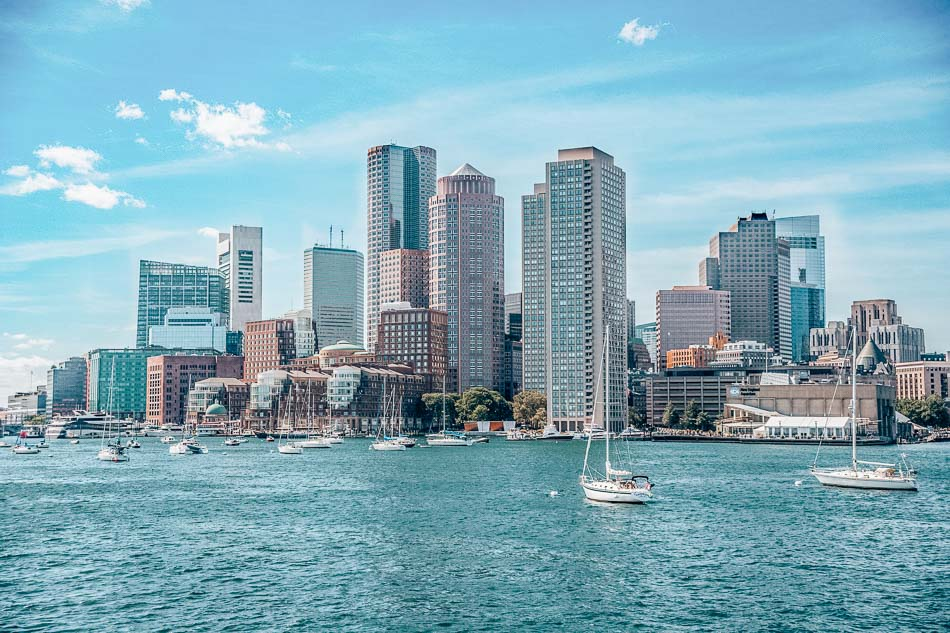
#> input picture ai-f20-m4/6. Computer Vision/03. Histograms, transformations and Bitwise ops/img/day3.jpg, 950 x 633 px, found by its file name
$ jupyter execute --allow-errors Histograms.ipynb   (shell and % lines are left out)
#> lines starting #> are read from the running program, lines starting #| are printed output that depends on the picture
#> further down, img_temp is the input picture: shape (633, 950, 3); mean B, G, R 186.1, 171.7, 129.5
# Computer Vision Histograms

### Import statements

[cell 1]
import cv2
import numpy as np

## Histograms

[cell 2]
# Load some images, calculate and plot their color histograms, one color at the time
# try it with different color spaces BGR, HSV, etc
names = [ 'day3.jpg', 'night3.png','day4.jpg', 'night4.jpg', 'day1.jpg', 'night1.jpg', 'day2.jpg', 'night2.jpg']
img_vect_BGR = []
img_vect_HSV = []
img_vect_RGB = []
#> (the rest of this cell did not finish here and is left out)

[Hint](# "cv2.calcHist")

[cell 3]
# Now try to plot all 3 channels at the same time, does the histogram give you an idea of what the image looks like?
import matplotlib.pyplot as plt
def plot_hist(image, name, channels = 'bgr'):
  if channels == 'bgr':
    colors = ['b','g','r']
  elif channels == 'rgb':
    image = cv2.cvtColor(image, cv2.COLOR_BGR2RGB)
    colors = ['r','g','b']
  for i, color in enumerate(colors):
    hist = cv2.calcHist([image], [i], None, [255], [0,255])
    plt.title(name)
    plt.plot(hist, color=color)
    plt.xlim(0,256)
  plt.show()

for i,k, name in zip(img_vect_BGR, img_vect_RGB, names):
  plot_hist(i, name,'bgr')
  plot_hist(k, name,'rgb')
#> this loop made 1 pass
#> name on pass 1: 'day3.jpg'
#> pass 1, in plot_hist, `plt.show()`:
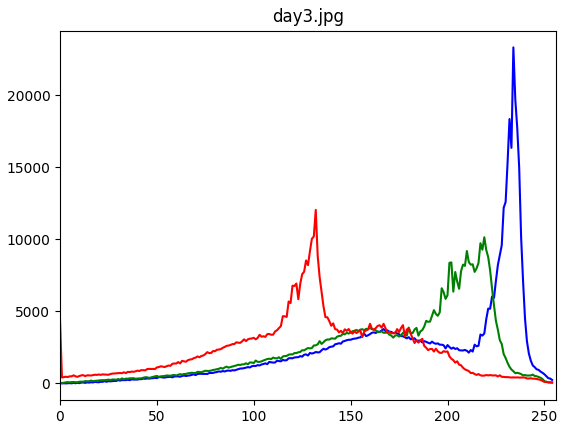
#> figure drawn by matplotlib, 1 panel; curve peaks at x = 234, y = 23341; curve peaks at x = 219, y = 10153; curve peaks at x = 132, y = 12051
#> pass 1, in plot_hist (call 2), `plt.show()`:
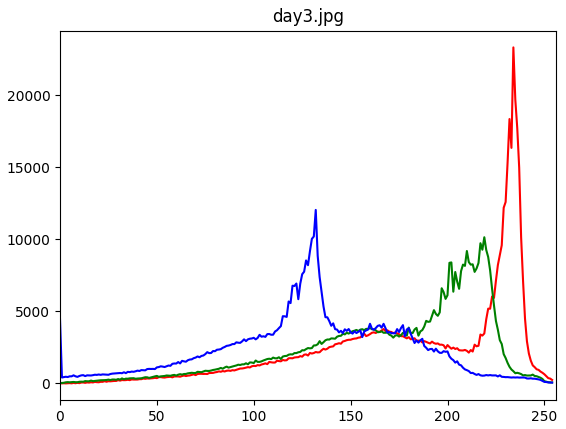
#> figure drawn by matplotlib, 1 panel; curve peaks at x = 234, y = 23341; curve peaks at x = 219, y = 10153; curve peaks at x = 132, y = 12051
